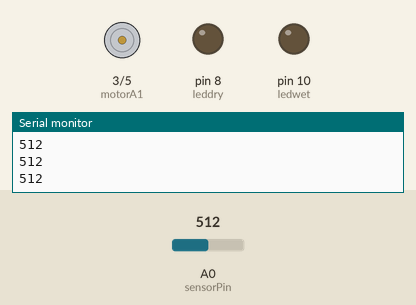
Recording of a sketch running on a simulated Arduino Uno, built with avr-gcc and run on an emulated ATmega328P. On the bench: motor-driver pin pairs drawn as motors (green arrow = first pin HIGH = forward, orange = second pin HIGH = backward, longer = more drive, scaled by the enable pin), output pins drawn as LEDs (lit = HIGH), the last lines printed to the serial monitor. Inputs (shaded band) come from the test bench; at power-on: A0 (sensorPin) = 512.

Above: at 1.2 s.
1.3 s: A0 (sensorPin) set to 412
2.8 s: A0 (sensorPin) set to 387
At 3.5 s:
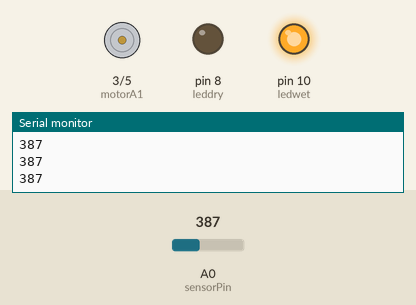
4.3 s: A0 (sensorPin) set to 892
5.8 s: A0 (sensorPin) set to 915
At 6.1 s:
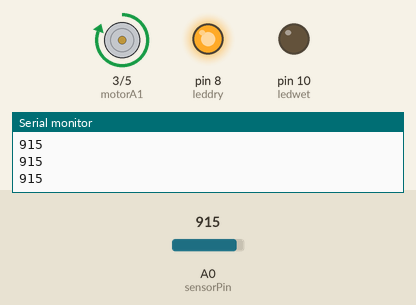
7.3 s: A0 (sensorPin) set to 390
At 8.3 s:
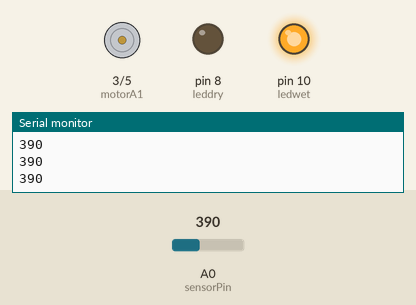
8.8 s: A0 (sensorPin) set to 910
At 9.3 s:
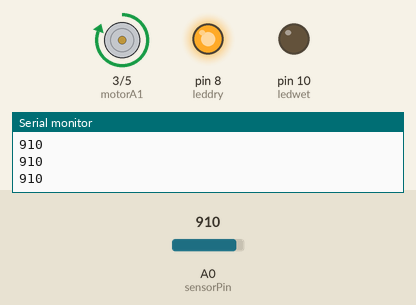
Timing chart, 0 to 11.3 s (numbered marks = the images above; inputs shaded):
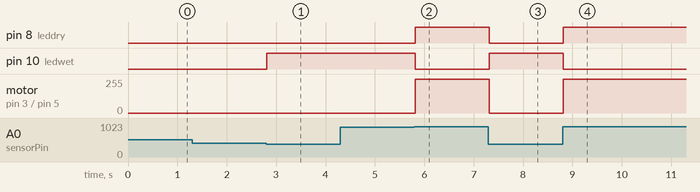

The sketch:

automatic_irrigation_using_soil_moisture_sensor.ino
```cpp
int sensorPin=A0;
int sensorValue=0;
int leddry=8;
int ledwet=10;
int motorA1=3;
int motorA2=5;
int motorEN=6;

  void motorforward()
  {
  digitalWrite(motorA1, HIGH);
  digitalWrite(motorA2, LOW);
  }

  void motorbackward()
  {
  digitalWrite(motorA1, LOW);
  digitalWrite(motorA2, HIGH);
  }
  void motorstop()
  {
  digitalWrite(motorA1, LOW);
  digitalWrite(motorA2, LOW);
  }

void setup() {

   Serial.begin(9600);
   pinMode(leddry,OUTPUT);
   pinMode(ledwet, OUTPUT);
    pinMode(motorEN,OUTPUT);
    pinMode(motorA1,OUTPUT);
    pinMode(motorA2,OUTPUT);
}

void loop() {
  sensorValue= analogRead(sensorPin);
  Serial.println(sensorValue);
  delay(10);
   float motorspeed;
  motorspeed= 255;
  analogWrite(motorEN, motorspeed);


  if(sensorValue>900) {
    digitalWrite(leddry,HIGH);
    digitalWrite(ledwet,LOW);
    motorforward();
  }
  else if(sensorValue<400){
    digitalWrite(leddry,LOW);
    digitalWrite(ledwet,HIGH);
     motorstop();
    }
  }
```

Measured:
- the behaviour switches between 400 and 399 on A0 (sensorPin) (found by bisection; images 0 and 1)
- the behaviour switches between 900 and 901 on A0 (sensorPin) (found by bisection; images 1 and 2)
- after the input at 2.8 s, pin 10 (ledwet): LOW → HIGH at once
- after the input at 5.8 s, pin 8 (leddry): LOW → HIGH at once; pin 10 (ledwet): HIGH → LOW at once; motor on pin 3 (motorA1) / pin 5 (motorA2): stopped → forward 255/255 at once
- after the input at 7.3 s, pin 8 (leddry): HIGH → LOW at once; pin 10 (ledwet): LOW → HIGH at once; motor on pin 3 (motorA1) / pin 5 (motorA2): forward 255/255 → stopped at once
- after the input at 8.8 s, pin 8 (leddry): LOW → HIGH at once; pin 10 (ledwet): HIGH → LOW at once; motor on pin 3 (motorA1) / pin 5 (motorA2): stopped → forward 255/255 at once
